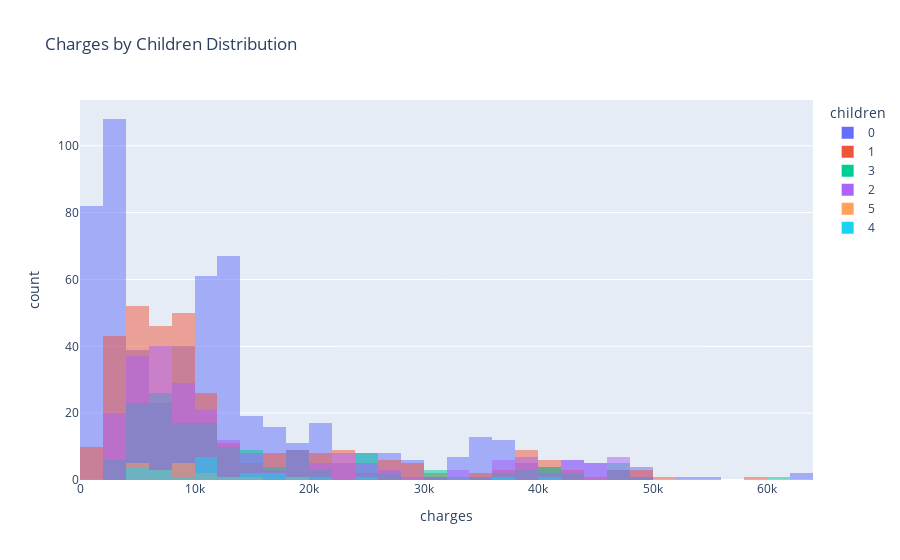

The notebook cell this image was saved under:
### Code cell
fig = px.histogram(data, x='charges', color='children', barmode='overlay', title='Charges by Children Distribution')
fig.show()

### Figure 1 — Plotly figure (JSON) as saved in the notebook; plotly's stock layout.template omitted (floating-point values rounded to 4 significant figures; data arrays with more than 128 entries replaced by an {"elided": "..."} marker saying what was removed)
{"data": [{"alignmentgroup": "True", "bingroup": "x", "hovertemplate": "children=0<br>charges=%{x}<br>count=%{y}<extra></extra>", "legendgroup": "0", "marker": {"color": "#636efa", "opacity": 0.5, "pattern": {"shape": ""}}, "name": "0", "offsetgroup": "0", "orientation": "v", "showlegend": true, "type": "histogram", "x": {"elided": "574 float values"}, "xaxis": "x", "yaxis": "y"}, {"alignmentgroup": "True", "bingroup": "x", "hovertemplate": "children=1<br>charges=%{x}<br>count=%{y}<extra></extra>", "legendgroup": "1", "marker": {"color": "#EF553B", "opacity": 0.5, "pattern": {"shape": ""}}, "name": "1", "offsetgroup": "1", "orientation": "v", "showlegend": true, "type": "histogram", "x": {"elided": "324 float values"}, "xaxis": "x", "yaxis": "y"}, {"alignmentgroup": "True", "bingroup": "x", "hovertemplate": "children=3<br>charges=%{x}<br>count=%{y}<extra></extra>", "legendgroup": "3", "marker": {"color": "#00cc96", "opacity": 0.5, "pattern": {"shape": ""}}, "name": "3", "offsetgroup": "3", "orientation": "v", "showlegend": true, "type": "histogram", "x": {"elided": "157 float values"}, "xaxis": "x", "yaxis": "y"}, {"alignmentgroup": "True", "bingroup": "x", "hovertemplate": "children=2<br>charges=%{x}<br>count=%{y}<extra></extra>", "legendgroup": "2", "marker": {"color": "#ab63fa", "opacity": 0.5, "pattern": {"shape": ""}}, "name": "2", "offsetgroup": "2", "orientation": "v", "showlegend": true, "type": "histogram", "x": {"elided": "240 float values"}, "xaxis": "x", "yaxis": "y"}, {"alignmentgroup": "True", "bingroup": "x", "hovertemplate": "children=5<br>charges=%{x}<br>count=%{y}<extra></extra>", "legendgroup": "5", "marker": {"color": "#FFA15A", "opacity": 0.5, "pattern": {"shape": ""}}, "name": "5", "offsetgroup": "5", "orientation": "v", "showlegend": true, "type": "histogram", "x": [4688.0, 6799.0, 4831.0, 5080.0, 9789.0, 12590.0, 11550.0, 6666.0, 6654.0, 10100.0, 8966.0, 8597.0, 4915.0, 19020.0, 9222.0, 8582.0, 5615.0, 14480.0], "xaxis": "x", "yaxis": "y"}, {"alignmentgroup": "True", "bingroup": "x", "hovertemplate": "children=4<br>charges=%{x}<br>count=%{y}<extra></extra>", "legendgroup": "4", "marker": {"color": "#19d3f3", "opacity": 0.5, "pattern": {"shape": ""}}, "name": "4", "offsetgroup": "4", "orientation": "v", "showlegend": true, "type": "histogram", "x": [4505.0, 11030.0, 10410.0, 8163.0, 11520.0, 24670.0, 10980.0, 10740.0, 7512.0, 17940.0, 40180.0, 12950.0, 14390.0, 17130.0, 4878.0, 7244.0, 36580.0, 5709.0, 11300.0, 4561.0, 11020.0, 6059.0, 15830.0, 21470.0, 19500.0], "xaxis": "x", "yaxis": "y"}], "layout": {"barmode": "overlay", "legend": {"title": {"text": "children"}, "tracegroupgap": 0}, "title": {"text": "Charges by Children Distribution"}, "xaxis": {"anchor": "y", "domain": [0, 1], "title": {"text": "charges"}}, "yaxis": {"anchor": "x", "domain": [0, 1], "title": {"text": "count"}}}}
